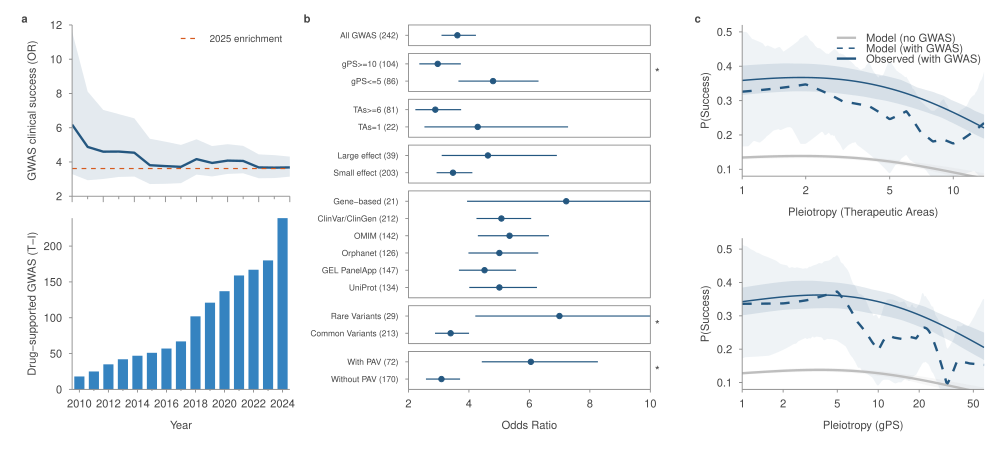

The R source for this figure:
## Figure 5. R script to generate manuscript figure from Python plots
## Layout:
##   Left column:   Plot A (top: ORs, bottom: T-D pairs) - shared x-axis
##   Middle column: Plot B (top), Plot D (bottom)
##   Right column:  Plot C (top: Therapeutic Areas, bottom: gPS)
##
## Data: data/intermediate_files_refactor/ (temporal_drug_enrichment_full_chembl,
##       drug_enrichment_subsets_vs_full_l2g, drug_enrichment_other_resources,
##       figure_5b_contrasts, figure_5c_curves)
## Run from the repository root.

suppressPackageStartupMessages({
  library(ggplot2)
  library(dplyr)
  library(tidyr)
  library(readr)
  library(patchwork)
  library(cowplot)
})

# ---- Paths ----
# Run from the repository root: tools/run_r.sh chapters/04-figures-main/figure_5/figure_5.R
data_dir <- "data/intermediate_files_refactor"

# ---- Common style constants (from figure_4.R) ----
text_size    <- 8
text_colour  <- "#434343"
axis_colour  <- "#8a8a8a"
col_gene     <- "#245780"
col_variant  <- "#2F735F"
col_cover    <- "#A01813"
col_vline    <- "#D65A1F"
ci_lwd       <- 0.4
line_lwd     <- 0.8
point_size_b <- 1.5

# Uniform margins for axis alignment across panels
mar_top <- margin(t = 5, r = 6, b = 2, l = 10)
mar_bot <- margin(t = 2, r = 6, b = 8, l = 10)
# Plot A: no right margin to eliminate gap with col_middle
mar_a_top <- margin(t = 5, r = 0, b = 2, l = 10)
mar_a_bot <- margin(t = 2, r = 10, b = 8, l = 10)

base_theme <- theme_minimal() +
  theme(
    text             = element_text(face = "plain", color = text_colour, size = text_size),
    plot.title       = element_text(face = "plain", size = text_size, hjust = 0.5, color = text_colour),
    axis.title       = element_text(size = text_size, face = "plain", color = text_colour),
    axis.title.y     = element_text(size = text_size, face = "plain", color = text_colour,
                                    margin = margin(r = 4), vjust = 1),
    axis.text        = element_text(size = text_size, face = "plain", color = text_colour),
    axis.text.x      = element_text(size = text_size, face = "plain",
                                    margin = margin(t = -1), color = text_colour),
    axis.title.x     = element_text(size = text_size, face = "plain", color = text_colour,
                                    margin = margin(t = 8)),
    axis.ticks       = element_line(color = axis_colour, linewidth = 0.3),
    axis.ticks.length = unit(0.08, "cm"),
    axis.minor.ticks.length = rel(0.5),
    panel.background  = element_blank(),
    panel.grid.major  = element_blank(),
    panel.grid.major.x = element_blank(),
    panel.grid.minor  = element_blank(),
    panel.border      = element_blank(),
    axis.line         = element_line(color = axis_colour, linewidth = 0.3),
    legend.position   = "bottom",
    legend.title      = element_blank(),
    legend.text       = element_text(face = "plain", color = text_colour, size = text_size)
  )

# =============================================================================
# PLOT A: Temporal dynamics (top: ORs, bottom: T-D pairs) - Left column
# =============================================================================
temporal <- read_csv(file.path(data_dir, "temporal_drug_enrichment_full_chembl.csv"),
                     show_col_types = FALSE)

# The reference line is the all-GWAS enrichment from the panel b table, read rather than pasted
# in, so it follows the data if the upstream definitions change.
enrich_file <- file.path(data_dir, "drug_enrichment_subsets_vs_full_l2g.csv")
all_enrich <- read_csv(enrich_file, show_col_types = FALSE)
overall_or <- all_enrich %>%
  filter(clinicalPhase == "4+", datasource == "full_l2g", drugsource == "full_chembl") %>%
  pull(odds_ratio)
stopifnot(length(overall_or) == 1)
temporal_4 <- temporal %>%
  filter(clinicalPhase == "4+") %>%
  mutate(
    datasource_num = as.numeric(datasource),
    yes_evid_high_clinphase = `yes_evid-high_clinphase`
  ) %>%
  arrange(datasource_num)

# Crop to 2010-2024
temporal_4_crop <- temporal_4 %>% filter(datasource_num >= 2010, datasource_num <= 2024)

# Main and minor year breaks for x-axis
x_breaks_main <- seq(2010, 2024, 2)
x_breaks_minor <- seq(2011, 2023, 2)

# Top: Odds ratios (figure_4 colors: col_gene, col_vline)
# X-axis at y=2 (bottom of plot) with ticks oriented down, no labels
p_a_top <- ggplot(temporal_4_crop, aes(x = datasource_num, y = odds_ratio)) +
  geom_ribbon(aes(ymin = ci_low, ymax = ci_high), fill = col_gene, alpha = 0.12) +
  geom_line(color = col_gene, linewidth = line_lwd) +
  geom_hline(data = data.frame(y = overall_or, label = "2025 enrichment"),
             aes(yintercept = y, color = label), linetype = "dashed", linewidth = ci_lwd) +
  scale_color_manual(values = c("2025 enrichment" = col_vline), name = NULL) +
  scale_x_continuous(
    breaks = x_breaks_main,
    minor_breaks = x_breaks_minor,
    limits = c(2010, 2024),
    expand = c(0, 0),
    guide = guide_axis(minor.ticks = TRUE, n.dodge = 1)
  ) +
  scale_y_continuous(limits = c(2, 12), expand = c(0, 0)) +
  labs(x = NULL, y = "GWAS clinical success (OR)") +
  base_theme +
  theme(
    axis.text.x         = element_blank(),
    axis.title.x        = element_blank(),
    axis.line.x         = element_line(color = axis_colour, linewidth = 0.3),
    axis.ticks.x        = element_line(color = axis_colour, linewidth = 0.3),
    axis.ticks.length.x = unit(0.15, "cm"),
    legend.position     = c(1, 1),
    legend.justification = c(1, 1),
    legend.background   = element_rect(fill = NA, color = NA),
    legend.key          = element_rect(fill = NA, color = NA),
    legend.key.width    = unit(0.6, "cm"),
    legend.key.height   = unit(0.3, "cm"),
    legend.text         = element_text(size = text_size - 1, color = text_colour)
  ) +
  guides(color = guide_legend(
    override.aes = list(linetype = "dashed", linewidth = ci_lwd)
  ))

# Bottom: T-D pairs (figure_4 color: col_variant)
# Same x-axis breaks and tick sizes as top plot
p_a_bot <- ggplot(temporal_4_crop, aes(x = datasource_num, y = yes_evid_high_clinphase)) +
  geom_col(fill = "#3583C0", width = 0.7) +
  scale_x_continuous(
    breaks = x_breaks_main,
    minor_breaks = x_breaks_minor,
    limits = c(2009.5, 2024.5),
    expand = c(0, 0),
    guide = guide_axis(minor.ticks = TRUE)
  ) +
  scale_y_continuous(limits = c(0, NA), expand = c(0, 0.05)) +
  labs(x = "Year", y = "Drug-supported GWAS (T-I)") +
  base_theme +
  theme(axis.ticks.length.x = unit(0.08, "cm"))

# Stack A (shared x) - use mar_a with r=0 to eliminate gap with col_middle
p_a_top <- p_a_top + theme(plot.margin = mar_a_top)
p_a_bot <- p_a_bot + theme(plot.margin = mar_a_bot)
p_a <- p_a_top / p_a_bot +
  plot_layout(heights = c(1, 1))

# =============================================================================
# PLOT B: Forest plot - gene categories with faceted category panels
# =============================================================================
# Review round 1 (R2-MJ-1) added the number-of-TAs pleiotropy strata; prefer the augmented table
# written by chapters/06-review-r1/fig5b-ta-stratum/fig5b_ta_contrast.py when it is present.
# The comparison against the other genetic-evidence resources runs over a different universe, so
# 02-analysis-main writes it to its own table. It is the "Other" facet block of panel b.
other_file <- file.path(data_dir, "drug_enrichment_other_resources.csv")
all_enrich <- bind_rows(
  all_enrich,
  read_csv(other_file, show_col_types = FALSE) %>% mutate(drugsource = "full_chembl")
)

datasource_map <- c(
  "PAV_base"              = "Without PAV",
  "PAV_subEvid"           = "With PAV",
  "rare_base"             = "Common Variants",
  "rare_subEvid"          = "Rare Variants",
  "high-gPS_base"         = "gPS<10",
  "high-gPS_subEvid"      = "gPS>=10",
  "full_l2g"              = "All GWAS",
  "Gene-based tests"              = "Gene-based",
  "The Genomics England PanelApp" = "GEL PanelApp",
  "BigEffect_base"        = "Small effect",
  "BigEffect_subEvid"     = "Large effect",
  "low-gPS-5_subEvid"     = "gPS<=5",
  "low-gPS-5_base"        = "gPS>5",
  "TA-1_subEvid"          = "TAs=1",
  "TA-6plus_subEvid"      = "TAs>=6"
)

enrich_4 <- all_enrich %>%
  filter(clinicalPhase == "4+", drugsource != "Pharmaprojects", drugsource != "no_train_chembl") %>%
  mutate(
    datasource = recode(datasource, !!!datasource_map),
    yes_evid_high_clinphase = `yes_evid-high_clinphase`
  ) %>%
  filter(
    !datasource %in% c("Not replicated CSs", "Replicated CSs", "gPS>5", "gPS<10",
                       "Large effect (|b|>1)", "Small effect (|b|<=1)",
                       "MoreBigEffect_base", "MoreBigEffect_subEvid")
  ) %>%
  mutate(
    category = case_when(
      datasource == "All GWAS"                                              ~ "All GWAS",
      datasource %in% c("gPS>=10", "gPS<=5")                               ~ "gPS",
      datasource %in% c("TAs>=6", "TAs=1")                                 ~ "TAs",
      datasource %in% c("Rare Variants", "Common Variants")                 ~ "Rare vs Common",
      datasource %in% c("Large effect", "Small effect")                      ~ "Large vs Small Effect",
      datasource %in% c("With PAV", "Without PAV")                         ~ "With vs Without PAV",
      TRUE                                                                   ~ "Other"
    )
  )

# Top-to-bottom facet order. This reproduces the published panel, where the facet variable was
# supplied as a factor in one layer and a character in another so ggplot fell back to collation
# order; the TAs group is inserted next to gPS so the two pleiotropy metrics read together.
category_order <- c("All GWAS", "gPS", "TAs", "Large vs Small Effect", "Other",
                    "Rare vs Common", "With vs Without PAV")
enrich_4$category <- factor(enrich_4$category, levels = category_order)

unique_drugsources <- unique(enrich_4$drugsource)
colors_drug <- setNames(c(col_gene, col_variant)[seq_along(unique_drugsources)], unique_drugsources)

# Desired top-to-bottom display order within each category
ds_order <- c(
  "All GWAS",
  "gPS>=10", "gPS<=5",
  "TAs>=6", "TAs=1",
  "Rare Variants", "Common Variants",
  "Large effect", "Small effect",
  "With PAV", "Without PAV",
  "Gene-based", "ClinVar/ClinGen", "OMIM", "Orphanet",
  "GEL PanelApp", "UniProt"
)

# Panel-level significance: one star where the low-vs-high contrast survives BH at 5%. The
# contrasts and their FDRs are computed in chapters/02-analysis-main/06_therapeutic_success.ipynb;
# they used to be a fixed vector here with the P values recorded only in a comment, which would
# have gone stale silently if the upstream definitions changed.
group_to_category <- c(
  "gPS"               = "gPS",
  "therapeutic areas" = "TAs",
  "effect size"       = "Large vs Small Effect",
  "variant frequency" = "Rare vs Common",
  "PAV"               = "With vs Without PAV"
)
panel_sig_df <- read_csv(file.path(data_dir, "figure_5b_contrasts.csv"), show_col_types = FALSE) %>%
  filter(.data$fdr < 0.05) %>%
  transmute(
    category = factor(unname(group_to_category[.data$group]), levels = category_order),
    sig      = "*",
    y_mid    = 1.5   # every one of these panels has 2 rows; midpoint between positions 1 and 2
  ) %>%
  filter(!is.na(.data$category))

forest_rows <- list()
for (ds in ds_order) {
  ds_data <- filter(enrich_4, datasource == ds)
  if (nrow(ds_data) == 0) next
  for (drg in unique_drugsources) {
    drg_data <- filter(ds_data, drugsource == drg)
    for (k in seq_len(nrow(drg_data))) {
      r <- drg_data[k, ]
      lab <- gsub("_", " ", sprintf("%s (%s)", r$datasource, r$yes_evid_high_clinphase))
      forest_rows[[length(forest_rows) + 1]] <- tibble(
        odds_ratio = r$odds_ratio,
        ci_low     = r$ci_low,
        ci_high    = r$ci_high,
        label      = lab,
        drugsource = r$drugsource,
        category   = as.character(r$category)
      )
    }
  }
}
forest_df <- bind_rows(forest_rows)
# Reverse so top of ds_order displays at top of each facet panel
forest_df$label    <- factor(forest_df$label, levels = rev(unique(forest_df$label)))
forest_df$category <- factor(forest_df$category, levels = category_order)

# X axis ends at 10; truncate CIs that extend beyond
x_b_min <- 2
x_b_max <- 10
x_b_breaks <- seq(x_b_min, x_b_max, 2)
forest_df_plot <- forest_df %>%
  mutate(ci_low = pmax(ci_low, x_b_min), ci_high = pmin(ci_high, x_b_max))

p_b <- ggplot(forest_df_plot, aes(x = odds_ratio, y = label, color = drugsource)) +
  geom_errorbar(aes(xmin = ci_low, xmax = ci_high), width = 0, linewidth = ci_lwd,
                position = position_dodge(width = 0.3)) +
  geom_point(size = point_size_b, position = position_dodge(width = 0.3)) +
  geom_text(data = panel_sig_df, aes(x = x_b_max + 0.15, y = y_mid, label = sig),
            inherit.aes = FALSE, hjust = 0, vjust = 0.5,
            color = text_colour, size = (text_size + 1) / ggplot2::.pt) +
  scale_color_manual(values = colors_drug) +
  scale_x_continuous(breaks = x_b_breaks, expand = c(0, 0)) +
  facet_grid(category ~ ., scales = "free_y", space = "free_y") +
  coord_cartesian(xlim = c(x_b_min, x_b_max), clip = "off") +
  labs(x = "Odds Ratio", y = NULL) +
  base_theme +
  theme(
    axis.text.y      = element_text(size = 6, margin = margin(r = 4)),
    legend.position  = "none",
    plot.margin      = margin(t = 5, r = 18, b = 8, l = 0),
    strip.text       = element_blank(),
    strip.background = element_blank(),
    panel.border     = element_rect(color = axis_colour, fill = NA, linewidth = 0.3),
    panel.spacing    = unit(0.2, "cm"),
    axis.line        = element_blank()
  )

# =============================================================================
# PLOT C: Pleiotropy regression (Right column - TA top, gPS bottom)
# =============================================================================
run_pleio_plot <- function(curves, x_var, x_label, x_breaks = NULL, show_legend = FALSE,
                           top_panel = FALSE) {
  # The logistic fit and its 200-resample bootstrap now live in
  # chapters/02-analysis-main/06_therapeutic_success.ipynb, which writes figure_5c_curves.csv.
  # This function only draws it.
  cv <- dplyr::filter(curves, .data$pleiotropy == x_var) %>% dplyr::arrange(.data$x)
  stopifnot(nrow(cv) > 0)
  x_grid <- cv$x
  x_min  <- min(x_grid)
  x_max  <- max(x_grid)

  # Long-format for legend
  leg_df <- data.frame(
    x = rep(x_grid, 3),
    y = c(cv$model_gs1, cv$observed_gs1, cv$model_gs0),
    series = rep(c("Model (with GWAS)", "Observed (with GWAS)", "Model (no GWAS)"),
                 each = length(x_grid))
  )

  if (is.null(x_breaks)) x_breaks <- scales::breaks_log()(c(x_min, x_max))

  p <- ggplot() +
    geom_ribbon(aes(x = x_grid, ymin = cv$model_gs1_lo, ymax = cv$model_gs1_hi),
                fill = col_gene, alpha = 0.12) +
    geom_ribbon(aes(x = x_grid, ymin = cv$observed_lo, ymax = cv$observed_hi),
                fill = col_gene, alpha = 0.07) +
    geom_ribbon(aes(x = x_grid, ymin = cv$model_gs0_lo, ymax = cv$model_gs0_hi),
                fill = "gray", alpha = 0.12) +
    geom_line(data = leg_df, aes(x = x, y = y, color = series, linetype = series),
              linewidth = ifelse(leg_df$series == "Observed (with GWAS)", 0.5, line_lwd)) +
    scale_color_manual(
      values = c("Model (with GWAS)" = col_gene, "Observed (with GWAS)" = col_gene,
                 "Model (no GWAS)" = "gray"),
      guide = if (show_legend) {
        guide_legend(override.aes = list(linetype = c("solid", "dashed", "solid"),
                                         linewidth = c(line_lwd, 0.5, line_lwd)),
                     spacing = 0.1, keyheight = 0.4)
      } else "none"
    ) +
    scale_linetype_manual(values = c("Model (with GWAS)" = "solid", "Observed (with GWAS)" = "dashed",
                                     "Model (no GWAS)" = "solid"), guide = "none") +
    scale_x_log10(breaks = x_breaks, labels = as.character(x_breaks),
                  limits = c(1, x_max), expand = expansion(mult = 0, add = 0),
                  guide = guide_axis(minor.ticks = FALSE)) +
    coord_cartesian(ylim = c(0.1, NA)) +
    labs(x = x_label, y = "P(Success)") +
  base_theme +
  theme(
    plot.margin = margin(5, 6, if (top_panel) 2 else 5, 14),
    axis.ticks         = element_line(color = axis_colour, linewidth = 0.3),
    axis.ticks.x       = element_line(color = axis_colour, linewidth = 0.3),
    axis.ticks.x.top   = element_blank(),
    axis.ticks.length.x = unit(0.08, "cm"),
    legend.position      = c(0.35, 1),
    legend.justification = c(0, 1),
    legend.spacing.y    = unit(0.08, "cm"),
    legend.key.height   = unit(0.3, "cm"),
    legend.background   = element_rect(fill = NA, color = NA)
  )
  p
}

curves_c <- read_csv(file.path(data_dir, "figure_5c_curves.csv"), show_col_types = FALSE)

p_c_top <- run_pleio_plot(curves_c, "uniqueTherapeuticAreas", "Pleiotropy (Therapeutic Areas)",
                         x_breaks = c(1, 2, 5, 10, 20), show_legend = TRUE, top_panel = TRUE)
p_c_bot <- run_pleio_plot(curves_c, "uniqueDiseases", "Pleiotropy (gPS)",
                         x_breaks = c(1, 2, 5, 10, 20, 50))

p_c <- p_c_top / p_c_bot +
  plot_layout(heights = c(1, 1))

# =============================================================================
# COMBINE: 3 columns with aligned axes
# =============================================================================
# Left: p_a (stacked), Middle: p_b, Right: p_c (stacked)
# Use patchwork with aligned widths; shared margin/axis settings

col_left   <- p_a
col_middle <- p_b
col_right  <- p_c

# Middle column wider for bar plot; axes="keep" avoids aligning y-axes with OR plot
final <- (col_left | col_middle | col_right) +
  plot_layout(widths = c(0.9, 1, 1), axes = "keep") +
  plot_annotation(tag_levels = list(c("a", "", "b", "c", ""))) &
  theme(
    plot.tag = element_text(face = "bold", size = text_size, color = text_colour, vjust = 1)
  )

out_dir <- "chapters/04-figures-main/figure_5"
out_pdf <- file.path(out_dir, "figure_5.pdf")
ggsave(out_pdf, final, width = 10, height = 4.5, dpi = 300, bg = "white")
message("Saved: ", out_pdf)
